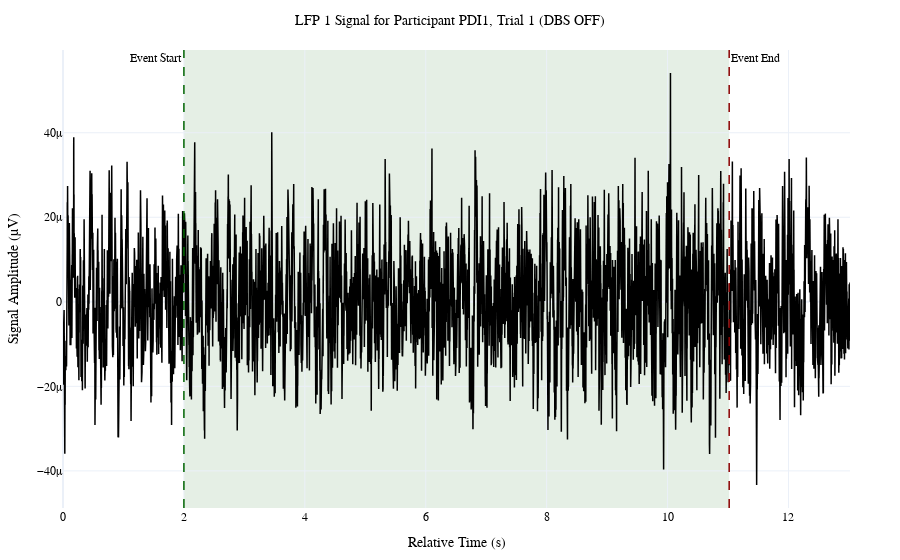

Notebook source saved alongside this figure:
### Code cell
plot_trial_channel(
    trial_df,
    channel="LFP_1",
)

### Figure 1 — Plotly figure (JSON) as saved in the notebook; plotly's stock layout.template omitted (floating-point values rounded to 4 significant figures; data arrays with more than 128 entries replaced by an {"elided": "..."} marker saying what was removed)
{"data": [{"line": {"color": "black", "width": 1.5}, "mode": "lines", "name": "LFP_1", "type": "scatter", "x": {"elided": "13019 float values"}, "y": {"elided": "13019 float values"}}], "layout": {"annotations": [{"showarrow": false, "text": "Event Start", "x": 2, "xanchor": "right", "xref": "x", "y": 1, "yanchor": "top", "yref": "y domain"}, {"showarrow": false, "text": "Event End", "x": 11.02, "xanchor": "left", "xref": "x", "y": 1, "yanchor": "top", "yref": "y domain"}], "font": {"color": "black", "family": "Times New Roman", "size": 12}, "margin": {"b": 50, "l": 50, "r": 50, "t": 50}, "shapes": [{"line": {"color": "darkgreen", "dash": "dash", "width": 1.5}, "type": "line", "x0": 2, "x1": 2, "xref": "x", "y0": 0, "y1": 1, "yref": "y domain"}, {"line": {"color": "darkred", "dash": "dash", "width": 1.5}, "type": "line", "x0": 11.02, "x1": 11.02, "xref": "x", "y0": 0, "y1": 1, "yref": "y domain"}, {"fillcolor": "rgba(0, 100, 0, 0.1)", "layer": "below", "line": {"width": 0}, "type": "rect", "x0": 2, "x1": 11.02, "xref": "x", "y0": 0, "y1": 1, "yref": "y domain"}], "showlegend": false, "title": {"font": {"size": 14}, "text": "LFP 1 Signal for Participant PDI1, Trial 1 (DBS OFF)", "x": 0.5}, "xaxis": {"title": {"text": "Relative Time (s)"}}, "xaxis2": {"overlaying": "x", "range": [16.1, 29.12], "showticklabels": true, "side": "top", "title": {"text": "Absolute Time (s)"}, "visible": true}, "yaxis": {"title": {"text": "Signal Amplitude (µV)"}}}}
